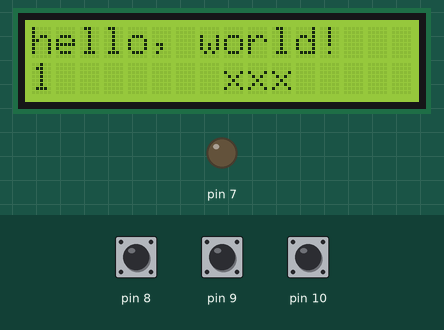
Simulated run of this sketch. Board: Arduino Uno, built with avr-gcc and run on an emulated ATmega328P. Shown: 16×2 character LCD, output pins drawn as LEDs (lit = HIGH). The test bench sets the inputs (shaded band); at power-on: pin 8 HIGH, pin 9 HIGH, pin 10 HIGH.

Above: at 1.2 s.
1.3 s: pin 8 pulled LOW for 0.15 s
At 1.37 s:
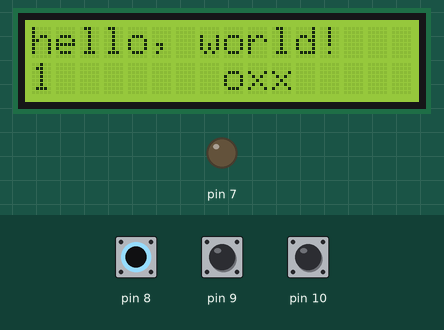
2.9 s: pin 9 pulled LOW for 0.15 s
At 2.95 s:
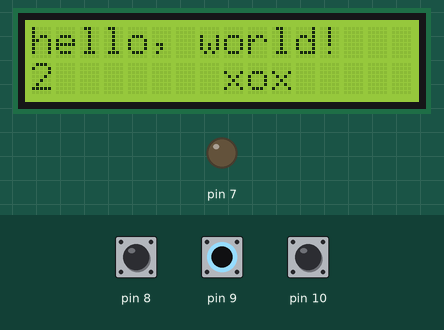
4.5 s: pin 10 pulled LOW for 0.15 s
At 4.57 s:
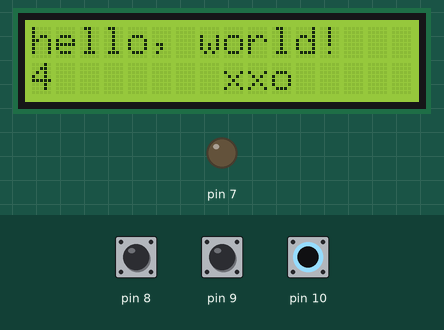
6.1 s: pin 8 pulled LOW for 1 s
At 6.5 s:
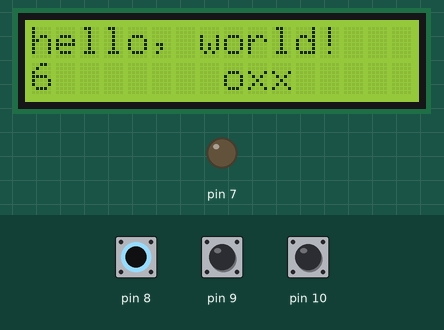
8.6 s: pin 9 pulled LOW for 1 s
At 9.4 s:
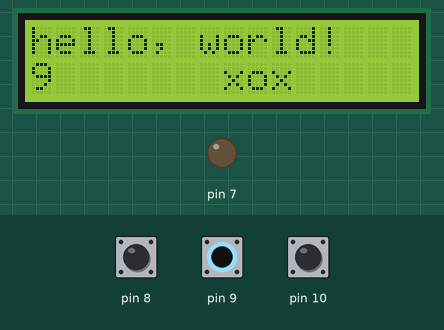
11.1 s: pin 10 pulled LOW for 1 s
At 11.5 s:
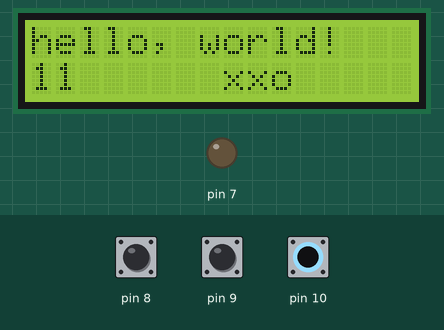
Timing chart, 0 to 14.1 s (numbered marks = the images above; inputs shaded):
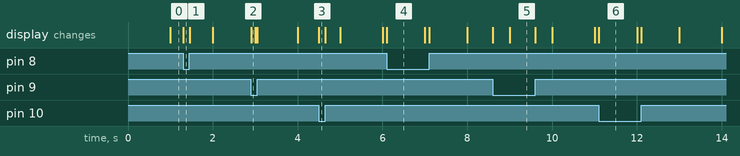

The sketch:

LCD_control_panel.pde
```cpp
/*
  Based on the LiquidCrystal Library - Hello World example program
  http://www.arduino.cc/en/Tutorial/LiquidCrystal

  The circuit:
 * LCD RS pin to digital pin 12
 * LCD Enable pin to digital pin 11
 * LCD R/W pin to digital pin 7
 * LCD D4 pin to digital pin 5
 * LCD D5 pin to digital pin 4
 * LCD D6 pin to digital pin 3
 * LCD D7 pin to digital pin 2
 * ends to +5V and ground

 Buttons, attached to ground, will use AVR internal pullups
 * B1 to digital pin 8
 * B1 to digital pin 9
 * B1 to digital pin 10

 */

// include the library code:
#include <LiquidCrystal.h>

// initialize the library with the numbers of the interface pins
LiquidCrystal lcd(12, 11, 5, 4, 3, 2);

void setup() {
  int i;

  // set the R/W mode of the LCD to write
  pinMode(7, OUTPUT);
  digitalWrite(7, LOW);

  //set up button inputs, including internal pullups
  for (i = 8; i <= 10; i++) {
    pinMode(i, INPUT);
    digitalWrite(i, HIGH);
  }


  // set up the LCD's number of columns and rows:
  lcd.begin(16, 2);
  // Print a message to the LCD.
  lcd.print("hello, world!");
}

void loop() {
  int i;

  // set the cursor to column 0, line 1
  // (note: line 1 is the second row, since counting begins with 0):
  lcd.setCursor(0, 1);
  // print the number of seconds since reset:
  lcd.print(millis()/1000);

  for (i = 8; i <= 10; i++) {
    lcd.setCursor(i,1);
    if(digitalRead(i)) {
      lcd.print('x');
    } else {
      lcd.print('o');
    }
  }
}
```

Measured:
- after the input at 1.3 s, the display: changes at once (image 1)
- after the input at 2.9 s, the display: changes at once (image 2)
- after the input at 4.5 s, the display: changes at once (image 3)
- after the input at 6.1 s, the display: changes at once (image 4)
- after the input at 8.6 s, the display: first changes at once (image 5 shows a later state)
- after the input at 11.1 s, the display: changes at once (image 6)
- what the display in image 4 shows lasts 0.9 s, from 6.1 s to 7.0 s
